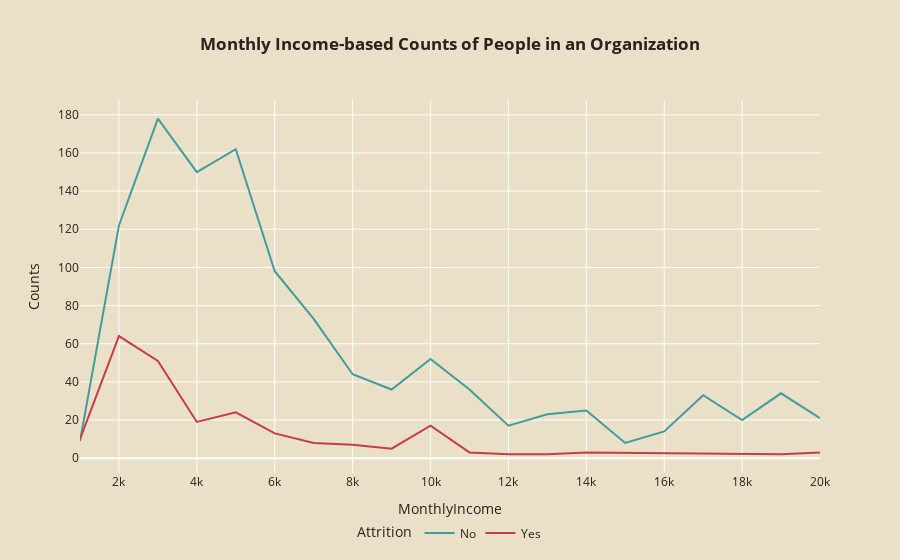

Write notebook code for a chart like this one.
### Markdown cell above
## Exploring the Influence of Income of Employee Atrrition Rates

### Code cell
# Grouping by monthly income and attrition status, counting occurrences, and resetting index
rate_att = hr.groupby(['MonthlyIncome', 'Attrition']).size().reset_index(name='Counts')

# Rounding monthly income to the nearest thousand
rate_att['MonthlyIncome'] = round(rate_att['MonthlyIncome'], -3)

# Grouping again by rounded monthly income and attrition status, counting occurrences, and resetting index
rate_att = rate_att.groupby(['MonthlyIncome', 'Attrition']).size().reset_index(name='Counts')

# Creating the line chart
line_chart = px.line(rate_att, x='MonthlyIncome', y='Counts', color='Attrition',
                     title='<b>Monthly Income-based Counts of People in an Organization</b>', height=500,
                     color_discrete_map={'Yes': '#C53E4A', 'No': '#419D9D'})  # Specify line colors here

line_chart.update_traces(texttemplate='%{text:.2f}%', 
                  textposition='top center',
                  textfont_size=14, 
                  textfont_color='black',
                  marker=dict(line=dict(color='#28221D', width=1)))

line_chart.update_layout(title_x=0.5, 
                  legend=dict(orientation='h', yanchor='bottom', y=-0.2, xanchor='center', x=0.5),
                  font_color='#28221D',
                  paper_bgcolor='#EADFC7', 
                  plot_bgcolor='#EADFC7')
line_chart.show()

### Figure 1 — Plotly figure (JSON) as saved in the notebook; plotly's stock layout.template omitted (floating-point values rounded to 4 significant figures)
{"data": [{"hovertemplate": "Attrition=No<br>MonthlyIncome=%{x}<br>Counts=%{y}<extra></extra>", "legendgroup": "No", "line": {"color": "#419D9D", "dash": "solid"}, "marker": {"line": {"color": "#28221D", "width": 1}, "symbol": "circle"}, "mode": "lines", "name": "No", "orientation": "v", "showlegend": true, "textfont": {"color": "black", "size": 14}, "textposition": "top center", "texttemplate": "%{text:.2f}%", "type": "scatter", "x": [1000, 2000, 3000, 4000, 5000, 6000, 7000, 8000, 9000, 10000, 11000, 12000, 13000, 14000, 15000, 16000, 17000, 18000, 19000, 20000], "xaxis": "x", "y": [9, 122, 178, 150, 162, 98, 73, 44, 36, 52, 36, 17, 23, 25, 8, 14, 33, 20, 34, 21], "yaxis": "y"}, {"hovertemplate": "Attrition=Yes<br>MonthlyIncome=%{x}<br>Counts=%{y}<extra></extra>", "legendgroup": "Yes", "line": {"color": "#C53E4A", "dash": "solid"}, "marker": {"line": {"color": "#28221D", "width": 1}, "symbol": "circle"}, "mode": "lines", "name": "Yes", "orientation": "v", "showlegend": true, "textfont": {"color": "black", "size": 14}, "textposition": "top center", "texttemplate": "%{text:.2f}%", "type": "scatter", "x": [1000, 2000, 3000, 4000, 5000, 6000, 7000, 8000, 9000, 10000, 11000, 12000, 13000, 14000, 19000, 20000], "xaxis": "x", "y": [10, 64, 51, 19, 24, 13, 8, 7, 5, 17, 3, 2, 2, 3, 2, 3], "yaxis": "y"}], "layout": {"autosize": true, "font": {"color": "#28221D"}, "legend": {"orientation": "h", "title": {"text": "Attrition"}, "tracegroupgap": 0, "x": 0.5, "xanchor": "center", "y": -0.2, "yanchor": "bottom"}, "paper_bgcolor": "#EADFC7", "plot_bgcolor": "#EADFC7", "title": {"text": "<b>Monthly Income-based Counts of People in an Organization</b>", "x": 0.5}, "xaxis": {"anchor": "y", "autorange": true, "domain": [0, 1], "range": [1000, 20000], "title": {"text": "MonthlyIncome"}, "type": "linear"}, "yaxis": {"anchor": "x", "autorange": true, "domain": [0, 1], "range": [-7.778, 187.8], "title": {"text": "Counts"}, "type": "linear"}}}
